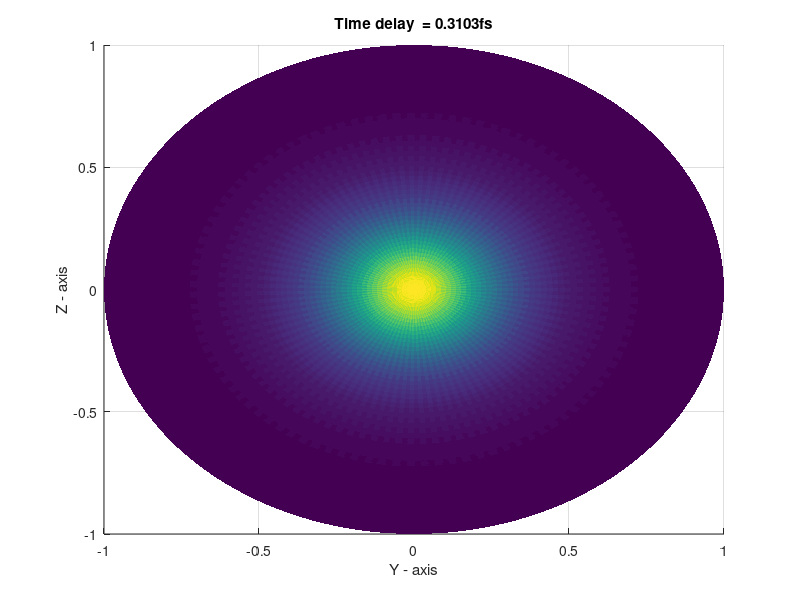
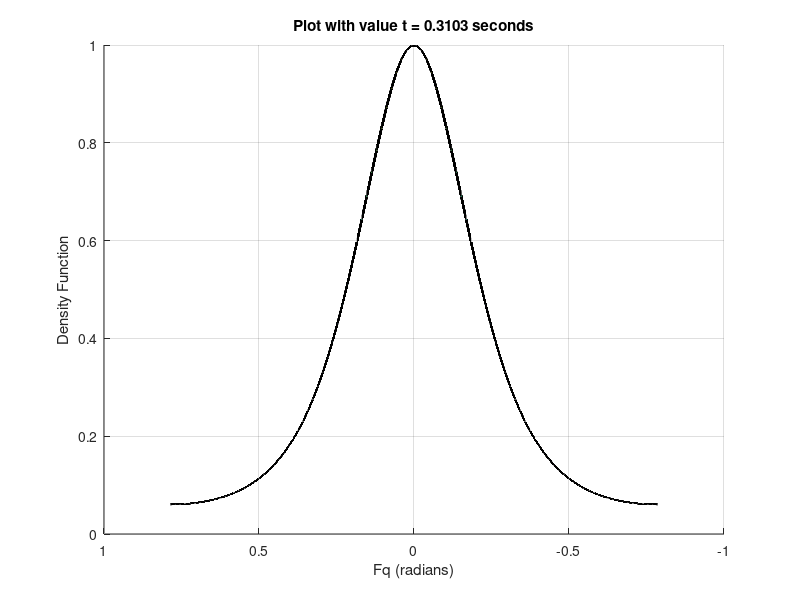

MATLAB code to generate these figures, in order:
close all
clear all
clc
%% Set initial time
t = 0;

%% Split plots into two adjacent windows
scrsz = get(0,'ScreenSize');
figure('OuterPosition',[1 1 scrsz(3)/2 scrsz(4)/1]);
figure('OuterPosition',[scrsz(3)/2 1 scrsz(3)/2 scrsz(4)/1]);

    Omega = 1.0;
    w0 = 0.036 ;

%% Set for loop, for time increase
for l = 1:50
    A_1 = (cos(Omega/2*t))^2; 
    A_2 = (sin(Omega/2*t))^2; 
    A_3 = sin(Omega*t)*sin(w0*t);

%% Find array theta_q and phi then apply meshgrid
    x = linspace(-pi/4,pi/4);
    y = linspace(0,2*pi);
    [theta,phi] = meshgrid(x,y);

%% Convert to polar coordinates
    J = tan(theta).*(cos(phi));
    K = tan(theta).*(sin(phi));

%% Find q in terms of theta_k   
     q = 2.0*sin(2*theta);  %% theta is the angle between (k,k0)
     display(q)
     w = cos(phi);
     %%w = cos(phi);        %% phi     is the angle between (q,z-axis)
     
%% Apply derived formula with signal function given by p
    f_1 = A_1*16./((q.^2)+4).^2;
    f_2 = A_2*(1+(q.^2)-6*(q.^2).*(w.^2))./(1+(q.^2)).^4;
    f_3 = A_3*6*sqrt(2)*q.*w./((q.^2)+(3/2)).^3;
    p = abs((f_1 + f_2).^2 + (f_3).^2);

%% Convert t to fs    
    t_2 = t*2.418884326502*10^-2;

%% Set interference plot to figure 1    
   figure(1);
    surf(J,K,p);
    h = surf(J,K,p);
    set(h, 'edgecolor','none')
    xlabel('Y - axis')
    ylabel('Z - axis')
    zlabel('Density Function')
    title(['Time delay  = ', num2str(t_2), 'fs'])
    az = 0;
    el = 90;
    view(az, el);
    pause(.75)


%% Set diffraction pattern to figure 2
    figure(2);
    surf(x,y,p);
    az = 180;
    el = 0;
    view(az,el);
    xlabel('Fq (radians)')
    ylabel('Phi(radians)')
    zlabel('Density Function')
    title(['Plot with value t = ', num2str(t_2), ' seconds'])
    pause(.75)
      t = t + pi/12;
   
end